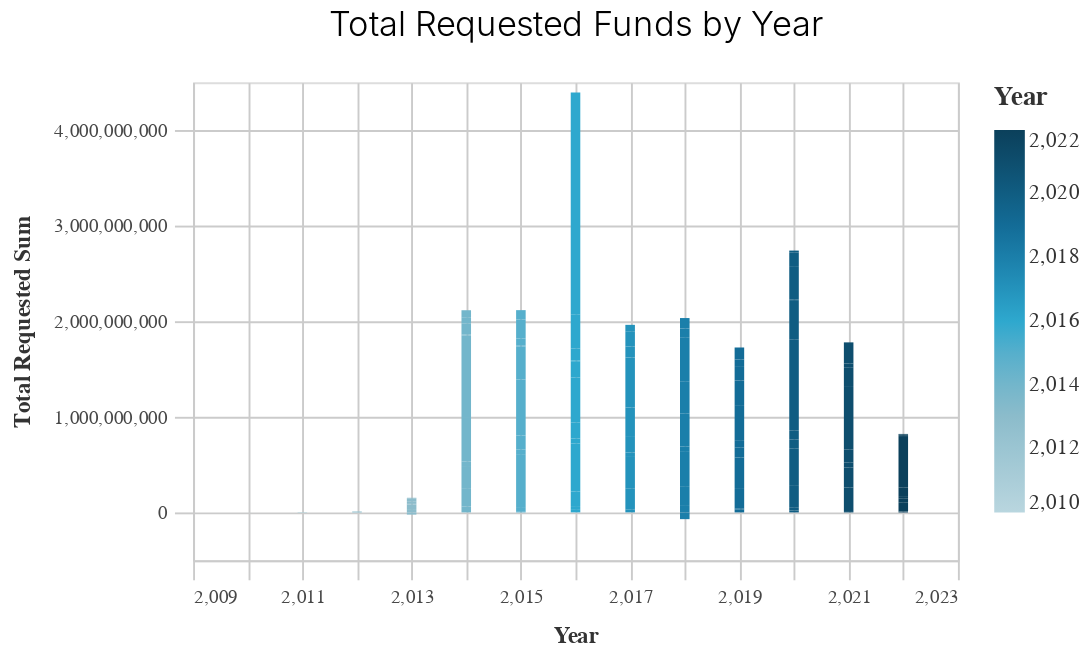

The cell this chart's notebook holds for it:
### Code cell
basic_bar_chart_test(df_years, 'prepared_y', 'total_requested_sum', 'prepared_y', subset, 'Total Requested Funds by Year')

### Figure 1 — Vega-Lite specification as saved in the notebook (floating-point values rounded to 4 significant figures; data arrays with more than 128 entries replaced by an {"elided": "..."} marker saying what was removed)
{"config": {"view": {"continuousWidth": 400, "continuousHeight": 300}, "axis": {"domainColor": "#cbcbcb", "grid": true, "gridColor": "#cbcbcb", "gridWidth": 1, "labelColor": "#474747", "labelFont": "Nunito Sans", "labelFontSize": 10, "labelPadding": 4, "tickColor": "#cbcbcb", "tickSize": 10, "titleColor": "#333", "titleFont": "Raleway", "titleFontSize": 12, "titlePadding": 10}, "axisBand": {"grid": false}, "background": "white", "font": "Raleway", "header": {"labelFont": "Nunito Sans", "titleFont": "Raleway"}, "legend": {"labelColor": "#333", "labelFont": "Nunito Sans", "labelFontSize": 11, "labelLimit": 0, "padding": 1, "symbolSize": 30, "symbolType": "square", "titleColor": "#333", "titleFont": "Raleway", "titleFontSize": 14, "titlePadding": 10}, "title": {"anchor": "middle", "font": "Raleway", "fontSize": 18, "fontWeight": 300, "offset": 20}}, "data": {"name": "data-4e1ff2d24f5e9a0082bb49d93fce8826"}, "mark": "bar", "encoding": {"color": {"field": "prepared_y", "legend": {"title": "Year"}, "scale": {"range": ["#B9D6DF", "#8CBCCB", "#2EA8CE", "#136C97", "#0B405B"]}, "type": "quantitative"}, "x": {"field": "prepared_y", "sort": "-y", "title": "Year", "type": "quantitative"}, "y": {"field": "total_requested_sum", "title": "Total Requested Sum", "type": "quantitative"}}, "height": 250, "title": "Total Requested Funds by Year", "width": 400, "$schema": "https://vega.github.io/schema/vega-lite/v4.17.0.json", "datasets": {"data-4e1ff2d24f5e9a0082bb49d93fce8826": {"elided": "129 records"}}}
